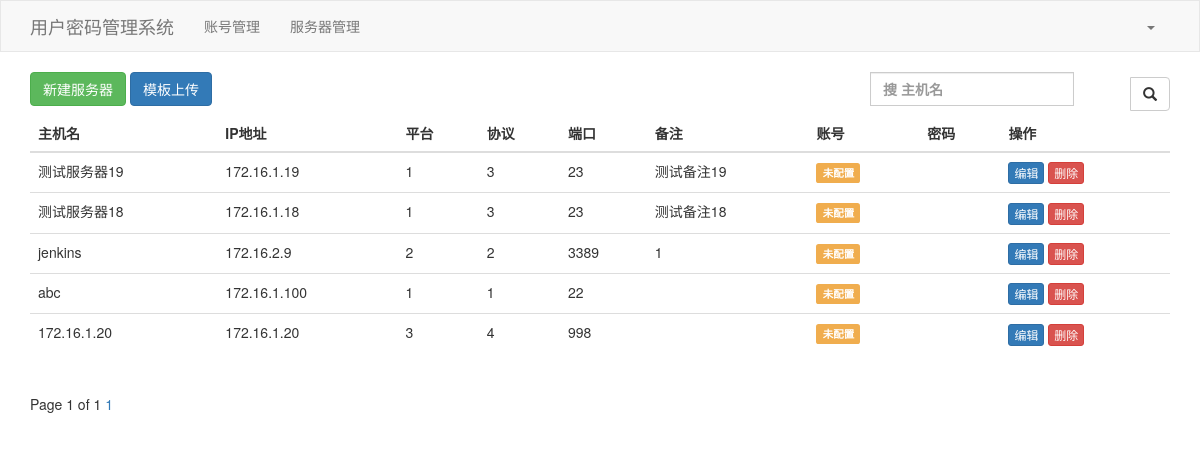
Before: /account/server/ (signed in) with the older database file.
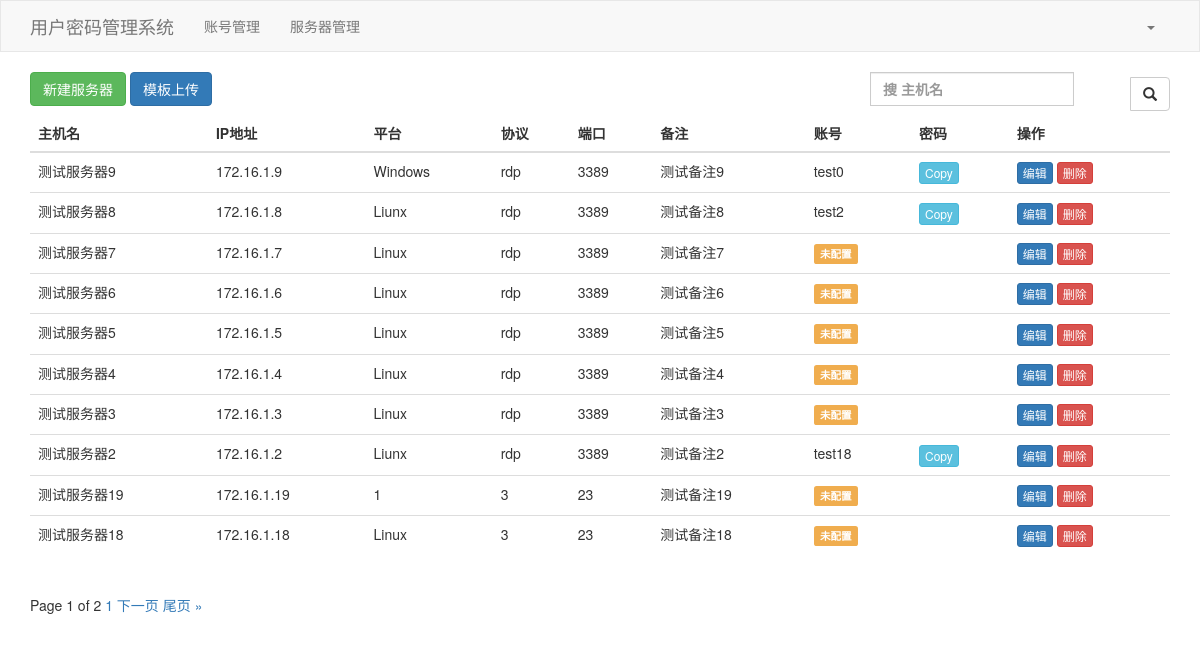
After: the same page with the newer database file.
### accountStorage/models.py (models this page shows)
class ServerInfo(models.Model):
    hostname = models.CharField(verbose_name="主机名", max_length=32, primary_key=True)
    ipaddress = models.GenericIPAddressField(verbose_name="IP地址")
    platform_choices = (
        ("Liunx", "Liunx"),
        ("Windows", "Windows"),
        ("MacOS", "MacOS"),
        ("Unix", "Unix"),
        ("Other", "Other"),
    )
    platform = models.CharField(verbose_name="平台", max_length=32, choices=platform_choices, default="Linux")
    protocol_choices = (
        ("ssh", "ssh"),
        ("rdp", "rdp"),
        ("telnet", "telnet"),
        ("vnc", "vnc"),
    )
    protocols = models.CharField(verbose_name="协议", max_length=32, choices=protocol_choices, default="ssh")
    port = models.PositiveIntegerField(verbose_name="端口")
    credentials = models.ForeignKey(verbose_name="账户凭证", to=AccountPassword, on_delete=models.SET_NULL, blank=True,
                                    null=True)
    note = models.CharField(verbose_name="备注", max_length=128, blank=True, null=True)

class AccountPassword(models.Model):
    name = models.CharField(verbose_name="名称", max_length=32, primary_key=False)
    username = models.CharField(verbose_name="用户名", max_length=32)
    password = models.CharField(verbose_name="密码", max_length=128)
    note = models.CharField(verbose_name="备注", max_length=128, blank=True, null=True)
    def __str__ (self):
        return self.username

### accountStorage/views/server.py (the view)
# urls.py: path('server/', server.server_list, name='server_list'),
@login_check
def server_list(request):
    data = {}
    search_data = request.GET.get('search', "")
    if search_data:
        data["hostname__contains"] = search_data
    form = ServerModelForm()
    data_list = ServerInfo.objects.filter(**data).order_by("-hostname")
    paginator = Paginator(data_list, 10)
    page_number = request.GET.get('page')
    page_obj = paginator.get_page(page_number)
    keys = ServerInfo._meta.fields
    keys_list = [keys[i].verbose_name for i in range(len(keys))]
    context = {
        "title": "服务器列表",
        "search_data": search_data,
        "key_list": keys_list,
        "data_list": data_list,
        "page_obj": page_obj,
        "form": form,
        "excel_url": "/media/excel/server.xlsx",
    }
    return render(request, 'accountStorage/server.html', context)

### accountStorage/untils/forms.py
class ServerModelForm(BootstrapModelForm):
    class Meta:
        model = ServerInfo
        fields = "__all__"

### accountStorage/untils/auth.py (called while the page is built)
def login_check(func):
    @wraps(func)
    def wrapper(request):
        if not request.session.get('info', None):
            return redirect("accountStorage:login")
        else:
            return func(request)
    return wrapper

### accountStorage/templates/accountStorage/server.html (shortened to what this page needs)
{% extends 'accountStorage/layout.html' %}
{% block content %}
    <button type="button" class="btn btn-success" onclick="AddEvent()">新建服务器</button>
    <button type="button" class="btn btn-primary" data-toggle="modal" onclick="UploadEvent()">模板上传</button>
    <div style="float: right;width: 300px">
        <form method="get">
            <div class="input-group">
                <label>
                    <input type="text" class="form-control" placeholder="搜 主机名" name="search"
                           value="{{ search_data }}"/>
                </label>
                <span class="input-group-btn">
                <button class="btn btn-default" type="submit">
                    <span class="glyphicon glyphicon-search" aria-hidden="true"></span>
                </button>
                </span>
            </div>
        </form>
    </div>
    <div class="bs-example" data-example-id="hoverable-table">
        <table class="table table-hover">
            <thead>
            <tr>
                {% for key in key_list %}
                    {% if key != '账户凭证' %}
                        <th>{{ key }}</th>
                    {% endif %}
                {% endfor %}
                <th>账号</th>
                <th>密码</th>
                <th>操作</th>
            </tr>
            </thead>
            <tbody>
            {% for data in page_obj %}
                <tr>
                    <td>{{ data.hostname }}</td>
                    <td>{{ data.ipaddress }}</td>
                    <td>{{ data.get_platform_display }}</td>
                    <td>{{ data.get_protocols_display }}</td>
                    <td>{{ data.port }}</td>
                    <td>{{ data.note|default_if_none:"" }}</td>
                    <td>
                        {% if data.credentials.username %}
                            {{ data.credentials.username }}
                        {% else %}
                            <span class="label label-warning">未配置</span>
                        {% endif %}
                    </td>
                    <td>
                        {% if data.credentials.password %}
                            <button class="btn btn-info btn-xs" onclick="copyToClip('{{ data.credentials.password }}')">
                                Copy
                            </button>
                        {% endif %}
                    </td>
                    <td>
                        <a class="btn btn-primary btn-xs btn-edit" onclick="editServer('{{ data.hostname }}')">编辑</a>
                        <a class="btn btn-danger btn-xs btn-delete" onclick="DeleteServer('{{ data.hostname }}')">删除</a>
                    </td>
                </tr>
            {% endfor %}
            </tbody>
        </table>
    </div>
    <div class="pagination">
    <span class="step-links">
        <span class="current">
            Page {{ page_obj.number }} of {{ page_obj.paginator.num_pages }}
        </span>
        <a href="?page={{ page_obj.start_index }}&search={{ search_data }}">{{ page_obj.number }}</a>
        {% if page_obj.has_next %}
            <a href="?page={{ page_obj.next_page_number }}&search={{ search_data }}">下一页</a>
            <a href="?page={{ page_obj.paginator.num_pages }}&search={{ search_data }}">尾页 &raquo;</a>
        {% endif %}
    </span>
    </div>
{% endblock %}

Changed rows visible on the page:
no longer on this page (row edited): ServerInfo: hostname "jenkins", ipaddress "172.16.2.9", platform "2", protocols "2", port "3389", note "1", shows "未配置"
no longer on this page (row edited): ServerInfo: hostname "abc", ipaddress "172.16.1.100", platform "1", protocols "1", port "22", shows "未配置"
removed ServerInfo: hostname "172.16.1.20", ipaddress "172.16.1.20", platform "3", protocols "4", port "998", shows "未配置"
added ServerInfo: hostname "测试服务器9", ipaddress "172.16.1.9", platform "Windows", protocols "rdp", port "3389", note "测试备注9", credentials.username "test0"
added ServerInfo: hostname "测试服务器8", ipaddress "172.16.1.8", platform "Liunx", protocols "rdp", port "3389", note "测试备注8", credentials.username "test2"
added ServerInfo: hostname "测试服务器7", ipaddress "172.16.1.7", platform "Linux", protocols "rdp", port "3389", note "测试备注7", shows "未配置"
added ServerInfo: hostname "测试服务器6", ipaddress "172.16.1.6", platform "Linux", protocols "rdp", port "3389", note "测试备注6", shows "未配置"
added ServerInfo: hostname "测试服务器5", ipaddress "172.16.1.5", platform "Linux", protocols "rdp", port "3389", note "测试备注5", shows "未配置"
added ServerInfo: hostname "测试服务器4", ipaddress "172.16.1.4", platform "Linux", protocols "rdp", port "3389", note "测试备注4", shows "未配置"
added ServerInfo: hostname "测试服务器3", ipaddress "172.16.1.3", platform "Linux", protocols "rdp", port "3389", note "测试备注3", shows "未配置"
added ServerInfo: hostname "测试服务器2", ipaddress "172.16.1.2", platform "Liunx", protocols "rdp", port "3389", note "测试备注2", credentials.username "test18"
changed ServerInfo "测试服务器18": platform "1" → "Linux"
Other visible differences:
{{ page_obj.paginator.num_pages }}: "1" → "2"
text now shown: "下一页 尾页 »"
